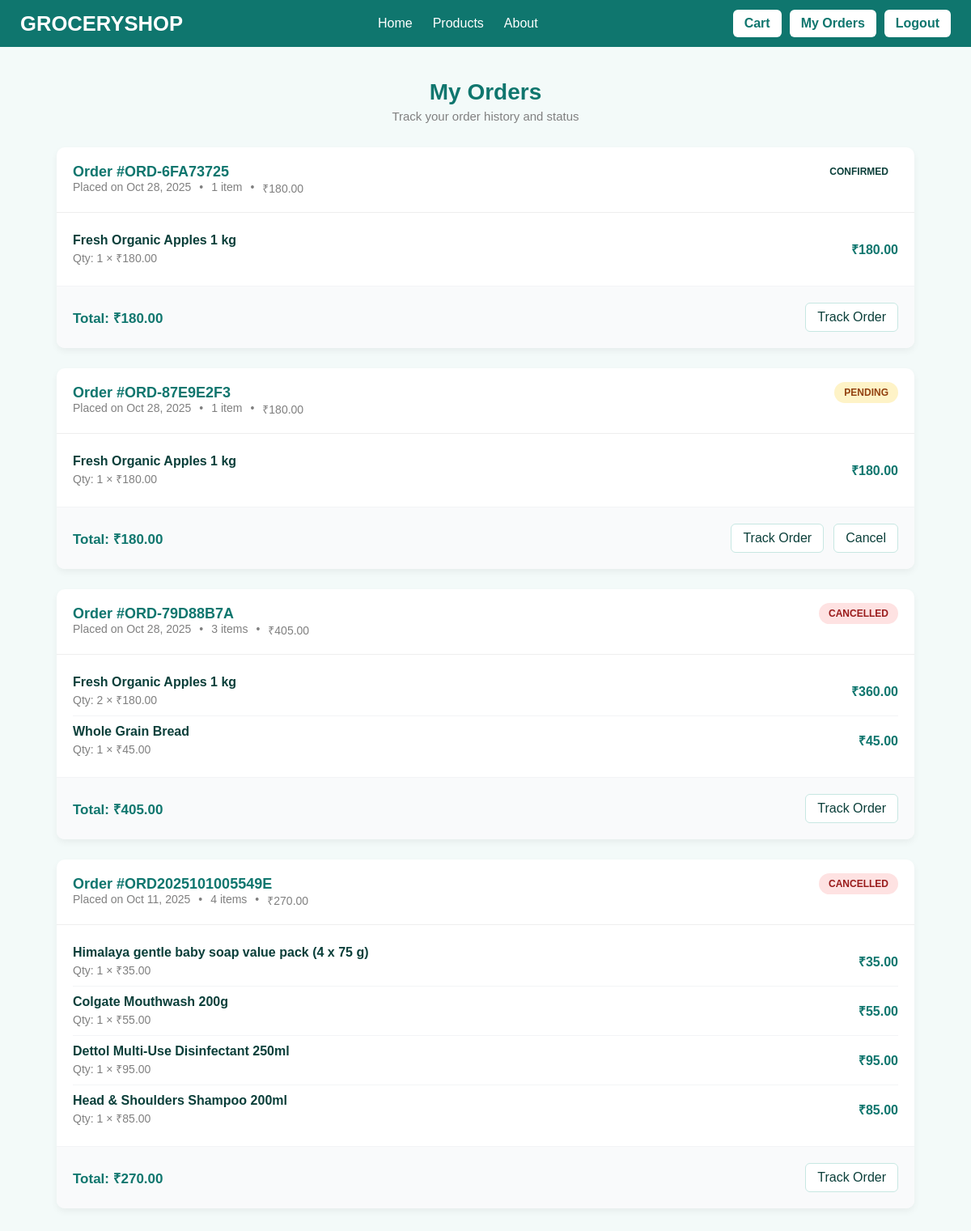
Page /my-orders/ (signed in) on the earlier database version.
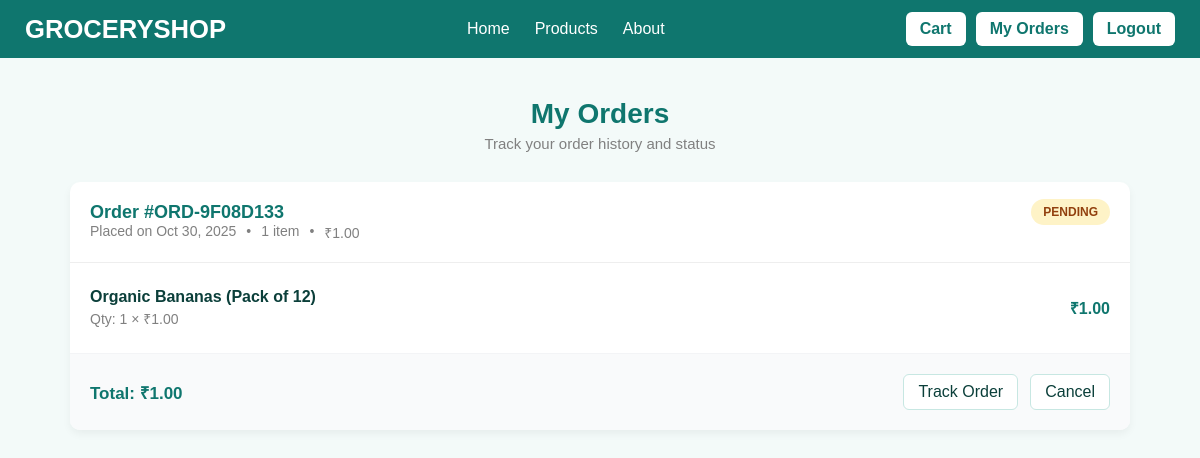
Same page on the later database version.
### GroceryShopApp/models.py (models this page shows, shortened)
class Order(models.Model):
    ORDER_STATUS_CHOICES = [
        ('pending', 'Pending'),
        ('confirmed', 'Confirmed'),
        ('processing', 'Processing'),
        ('shipped', 'Shipped'),
        ('delivered', 'Delivered'),
        ('cancelled', 'Cancelled'),
    ]
    PAYMENT_STATUS_CHOICES = [
        ('pending', 'Pending'),
        ('paid', 'Paid'),
        ('failed', 'Failed'),
        ('refunded', 'Refunded'),
    ]
    user = models.ForeignKey(User, on_delete=models.CASCADE)
    order_number = models.CharField(max_length=20, unique=True)
    total_amount = models.DecimalField(max_digits=10, decimal_places=2)
    order_status = models.CharField(max_length=20, choices=ORDER_STATUS_CHOICES, default='pending')
    payment_status = models.CharField(max_length=20, choices=PAYMENT_STATUS_CHOICES, default='pending')
    payment_id = models.CharField(max_length=100, blank=True, null=True)
    delivery_name = models.CharField(max_length=100)
    delivery_phone = models.CharField(max_length=20)
    delivery_address = models.CharField(max_length=255)
    delivery_area = models.CharField(max_length=100)
    delivery_landmark = models.CharField(max_length=100, blank=True, null=True)
    delivery_pincode = models.CharField(max_length=10)
    created_at = models.DateTimeField(auto_now_add=True)
    updated_at = models.DateTimeField(auto_now=True)
    @property
    def total_items(self):
        return sum(item.quantity for item in self.orderitem_set.all())

class OrderItem(models.Model):
    order = models.ForeignKey(Order, on_delete=models.CASCADE)
    product = models.ForeignKey(Product, on_delete=models.CASCADE)
    quantity = models.PositiveIntegerField()
    price = models.DecimalField(max_digits=10, decimal_places=2)  # Price at time of order
    @property
    def total_price(self):
        if self.price is None or self.quantity is None:
            return 0
        return self.price * self.quantity

class Product(models.Model):
    name = models.CharField(max_length=200)
    description = models.TextField(blank=True)
    price = models.DecimalField(max_digits=10, decimal_places=2)
    image = models.ImageField(upload_to='products/', blank=True, null=True)
    stock_quantity = models.PositiveIntegerField(default=0)
    category = models.CharField(max_length=100, blank=True)
    created_at = models.DateTimeField(auto_now_add=True)
    updated_at = models.DateTimeField(auto_now=True)

### GroceryShopApp/views.py (the view)
# urls.py: path("my-orders/", views.my_orders, name="my_orders"),
@login_required
def my_orders(request):
    orders = Order.objects.filter(user=request.user).order_by('-created_at')
    return render(request, "my_orders.html", {"orders": orders})

### templates/my_orders.html (shortened to what this page needs)
<!DOCTYPE html>
<html lang="en">
<head>
</head>
<body>
  {% include 'Navbar.html' %}
  <div class="container">
    <div class="orders-header">
      <h1>My Orders</h1>
      <p>Track your order history and status</p>
    </div>
    {% if orders %}
    <div class="orders-list">
      {% for order in orders %}
      <div class="order-card">
        <div class="order-header">
          <div class="order-info">
            <h3>Order #{{ order.order_number }}</h3>
            <div class="order-meta">
              <span>Placed on {{ order.created_at|date:"M d, Y" }}</span>
              <span>•</span>
              <span>{{ order.total_items }} item{{ order.total_items|pluralize }}</span>
              <span>•</span>
              <span>₹{{ order.total_amount|floatformat:2 }}</span>
            </div>
          </div>
          <div>
            <span class="status-badge status-{{ order.order_status }}">
              {{ order.get_order_status_display }}
            </span>
          </div>
        </div>
        <div class="order-items">
          {% for item in order.orderitem_set.all %}
          <div class="order-item">
            <div class="item-info">
              <div class="item-name">{{ item.product.name }}</div>
              <div class="item-details">Qty: {{ item.quantity }} × ₹{{ item.price|floatformat:2 }}</div>
            </div>
            <div class="item-price">₹{{ item.total_price|floatformat:2 }}</div>
          </div>
          {% endfor %}
        </div>
        <div class="order-summary">
          <div class="order-total">Total: ₹{{ order.total_amount|floatformat:2 }}</div>
          <div class="order-actions">
            <a href="{% url 'track_order' order.order_number %}" class="btn-secondary">Track Order</a>
            {% if order.order_status == 'pending' %}
                <a href="{% url 'cancel_order' order.id %}" class="btn-secondary"
                   onclick="return confirm('Are you sure you want to cancel this order?');">
                   Cancel
                </a>
            {% endif %}
        </div>
        </div>
      </div>
      {% endfor %}
    </div>
    {% else %}
    <div class="empty-orders">
      <h2>No orders yet</h2>
      <p>Start shopping to see your orders here!</p>
      <a href="{% url 'products' %}" class="btn-primary">Start Shopping</a>
    </div>
    {% endif %}
  </div>
</body>
</html>

Differences in the rows shown:
removed Order: order_number "ORD-6FA73725", created_at "Oct 28, 2025", total_items "1", total_amount "180.00", order_status "CONFIRMED"
removed OrderItem: product.name "Fresh Organic Apples 1 kg", quantity "1", price "180.00", total_price "180.00", shown under "ORD-6FA73725"
removed Order: order_number "ORD-87E9E2F3", created_at "Oct 28, 2025", total_items "1", total_amount "180.00", order_status "PENDING", shows "Cancel"
removed OrderItem: product.name "Fresh Organic Apples 1 kg", quantity "1", price "180.00", total_price "180.00", shown under "ORD-87E9E2F3"
removed Order: order_number "ORD-79D88B7A", created_at "Oct 28, 2025", total_items "3", total_amount "405.00", order_status "CANCELLED"
removed OrderItem: product.name "Fresh Organic Apples 1 kg", quantity "2", price "180.00", total_price "360.00", shown under "ORD-79D88B7A"
removed OrderItem: product.name "Whole Grain Bread", quantity "1", price "45.00", total_price "45.00", shown under "ORD-79D88B7A"
removed Order: order_number "ORD2025101005549E", created_at "Oct 11, 2025", total_items "4", total_amount "270.00", order_status "CANCELLED"
removed OrderItem: product.name "Himalaya gentle baby soap value pack (4 x 75 g)", quantity "1", price "35.00", total_price "35.00", shown under "ORD2025101005549E"
removed OrderItem: product.name "Colgate Mouthwash 200g", quantity "1", price "55.00", total_price "55.00", shown under "ORD2025101005549E"
removed OrderItem: product.name "Dettol Multi-Use Disinfectant 250ml", quantity "1", price "95.00", total_price "95.00", shown under "ORD2025101005549E"
removed OrderItem: product.name "Head & Shoulders Shampoo 200ml", quantity "1", price "85.00", total_price "85.00", shown under "ORD2025101005549E"
added Order: order_number "ORD-9F08D133", created_at "Oct 30, 2025", total_items "1", total_amount "1.00", order_status "PENDING", shows "Cancel"
added OrderItem: product.name "Organic Bananas (Pack of 12)", quantity "1", price "1.00", total_price "1.00", shown under "ORD-9F08D133"
